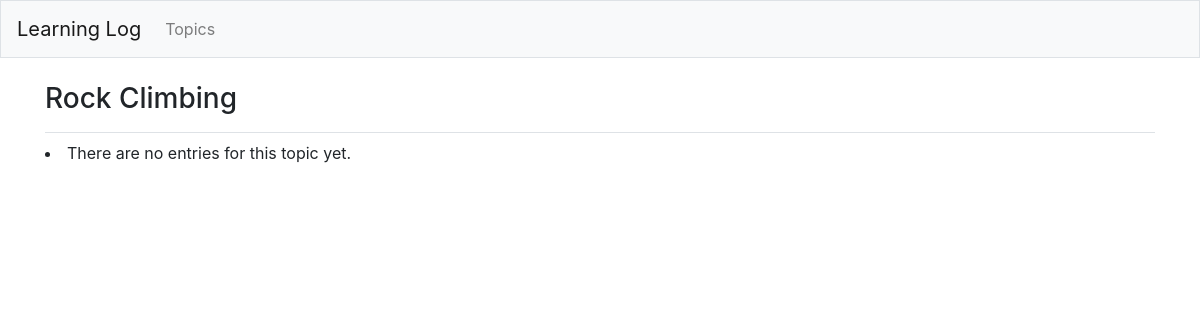
Before: /topics/2 with the older database file.
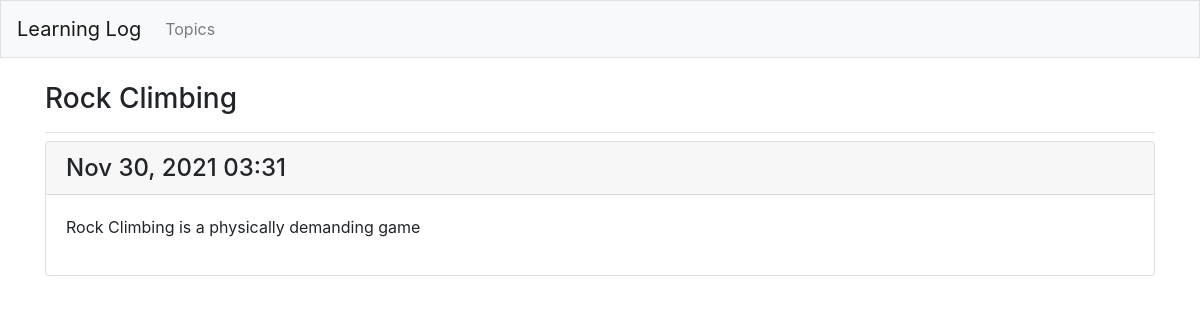
After: the same page with the newer database file.
### app_learning_logs/models.py (models this page shows, shortened)
class Entry(models.Model):
    topic = models.ForeignKey(Topic, on_delete=models.CASCADE)
    text = models.TextField()
    date_added = models.DateTimeField(auto_now_add=True)
    class Meta:
        verbose_name_plural = "entries"

### app_learning_logs/views.py (the view)
# urls.py: path("topics/<int:topic_id>", views.topic, name="topic"),
def topic(request, topic_id):
    topic = Topic.objects.get(id=topic_id)
    entries = topic.entry_set.order_by("-date_added")
    context = {"topic": topic, "entries": entries}
    return render(request, "app_learning_logs/topic.html", context)

### app_learning_logs/models.py (called while the page is built)
    def __str__(self) -> str:
        return self.text

### app_learning_logs/templates/app_learning_logs/topic.html
{% extends "app_learning_logs/base.html" %}
{% block page_header %}
<h3>{{ topic }}</h3>
{% endblock page_header %}
{% block content %}
{% for entry in entries %}
<div class="card mb-3">
    <h4 class="card-header">
        {{ entry.date_added|date:'M d, Y H:i' }}
    </h4>
    <div class="card-body">
        {{ entry.text|linebreaks }}
    </div>
</div>
{% empty %}
<li>There are no entries for this topic yet.</li>
{% endfor %}
{% endblock content %}

Changed rows visible on the page:
added Entry: date_added "Nov 30, 2021 03:31", text "Rock Climbing is a physically demanding game"
Other visible differences:
text no longer shown: "There are no entries for this topic yet."
